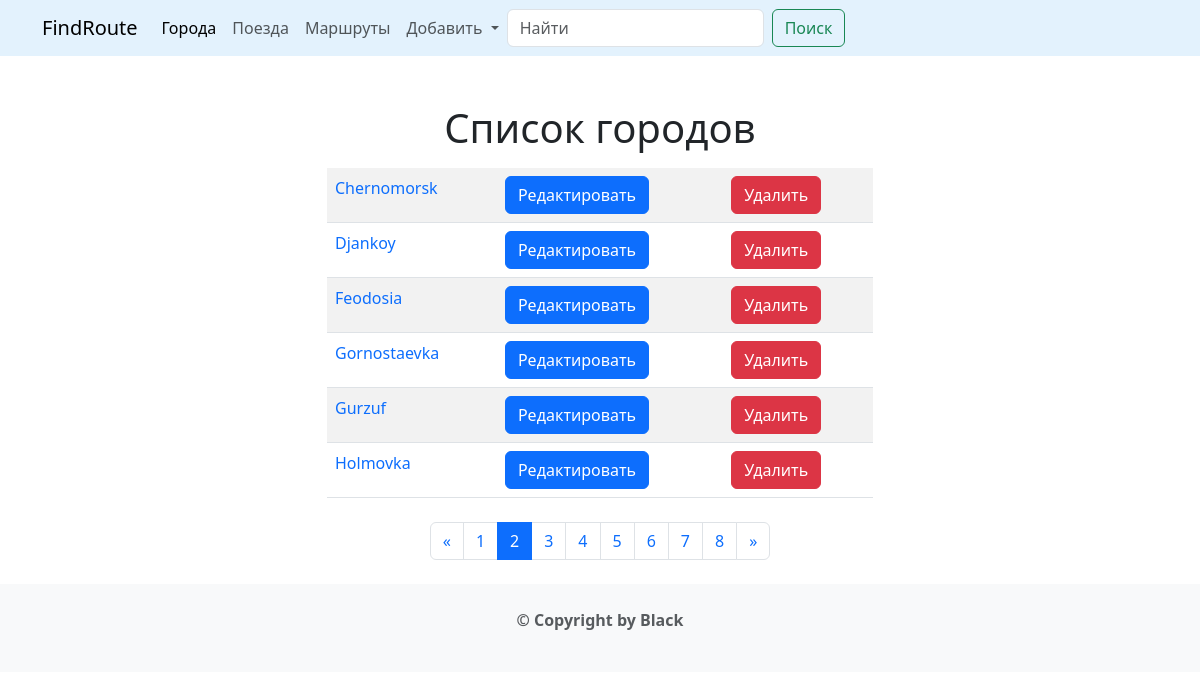
The app's page /cities/?page=2 with its own data.
### cities/models.py (models this page shows, shortened)
class City(models.Model):
    name = models.CharField(max_length=100, unique=True)
    class Meta:
        verbose_name = 'Город'
        verbose_name_plural = 'Города'
        ordering = ['name']

### cities/views.py (the view)
# urls.py: path('', CityListView.as_view(), name='home'),
class CityListView(ListView):
    model = City
    paginate_by = 6
    template_name = 'cities/home.html'

### templates/cities/home.html (shortened to what this page needs)
{% extends 'base.html' %}
{% block content %}
    <h1 class="text-center">Список городов</h1>
    <div class="row">
        <div class="col-md-6 mx-auto my-2">
            <table class="table table-striped">
                {% for object in page_obj %}
                    <tr>
                        <td>
                            <a style="text-decoration: none"
                               href="{% url 'cities:detail' pk=object.pk %}">{{ object.name }}</a>
                        </td>
                        <td>
                            <a style="text-decoration: none" href="{% url 'cities:update' pk=object.pk %}">
                                <button type="submit" class="btn btn-primary">Редактировать</button>
                            </a>
                        </td>
                        <td>
                            <a style="text-decoration: none" href="{% url 'cities:delete' pk=object.pk %}">
                                <button type="submit" class="btn btn-danger">Удалить</button>
                            </a>
                        </td>
                    </tr>
                {% endfor %}
            </table>
        </div>
    </div>
    <nav aria-label="Page navigation example">
        <ul class="pagination justify-content-center">
            <li class="page-item">
                {% if page_obj.has_previous %}
                    <a class="page-link" href="?page={{ page_obj.previous_page_number }}" aria-label="Previous">
                        <span aria-hidden="true">&laquo;</span>
                    </a>
                {% endif %}
            </li>
            {% for page in page_obj.paginator.page_range %}
                <li class="page-item {% if page == page_obj.number %} active {% endif %} ">
                    <a class="page-link" href="?page={{ page }}">
                        {{ page }}
                    </a>
                </li>
            {% endfor %}
            <li class="page-item">
                {% if page_obj.has_next %}
                    <a class="page-link" href="?page={{ page_obj.paginator.num_pages }}" aria-label="Next">
                        <span aria-hidden="true">&raquo;</span>
                    </a>
                {% endif %}
            </li>
        </ul>
    </nav>
{% endblock %}

### records on screen
City: name "Chernomorsk"
City: name "Djankoy"
City: name "Feodosia"
City: name "Gornostaevka"
City: name "Gurzuf"
City: name "Holmovka"

### other values on screen
{{ page }} "1" "2" "3" "4" "5" "6" "7" "8"
